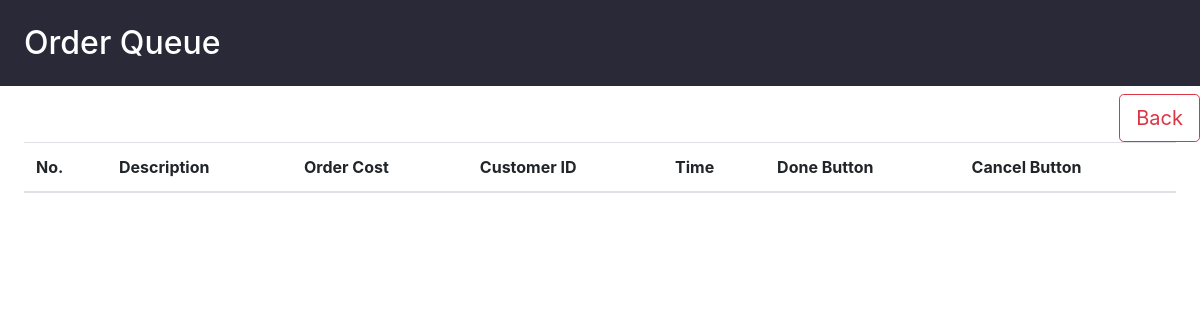
Page /queue.php on the earlier database version.
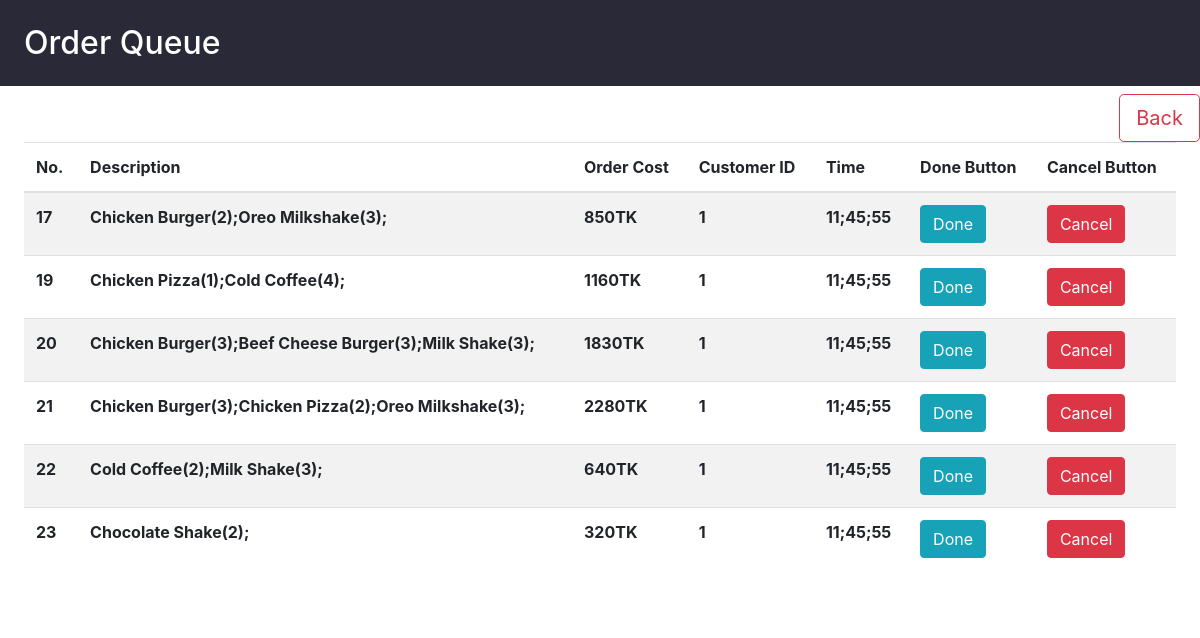
Same page on the later database version.
### tables this page shows
CREATE TABLE `queue` (
  `id` int(11) NOT NULL,
  `description` varchar(255) NOT NULL,
  `totalCost` int(11) DEFAULT NULL,
  `orderTime` time DEFAULT NULL,
  `customer_id` int(11) DEFAULT NULL
);

### controller/config.php (called while the page is built, shortened)
<?php
$servername = "localhost";
$db_username = "root";
$db_password = "";
$db_name = "project";
function getArray($query)
{
  global $servername, $db_username, $db_password, $db_name;
  $conn = mysqli_connect($servername, $db_username, $db_password, $db_name);
  $data = array();
  $result = mysqli_query($conn, $query);
  if (mysqli_num_rows($result) > 0) {
    while ($row = mysqli_fetch_assoc($result)) {
      $data[] = $row;
    }
  }
  return $data;
}

### controller/controller.php (called while the page is built, shortened)
<?php
require_once 'config.php';
function getAllOrders()
{
    $query = "SELECT * FROM queue";
    $order = getArray($query);
    return $order;
}

### queue.php (the view, shortened to what this page needs)
<?php
require "./controller/controller.php";
$orders = getAllOrders();
?>
<!DOCTYPE html>
<html lang="en">
<head>
    <link rel="stylesheet" href="https://cdnjs.cloudflare.com/ajax/libs/font-awesome/5.14.0/css/all.min.css" />
    <link rel="stylesheet" href="https://maxcdn.bootstrapcdn.com/bootstrap/4.5.2/css/bootstrap.min.css">
    <link rel="stylesheet" href="./CSS/queue.css">
</head>
<body>
    <header style="background-color: #292938;">
        <h2 class="cart-header">Order Queue</h2>
        <a href="cashier_order.php" style="float: right;" class="btn btn-outline-danger btn-lg " role="button" aria-pressed="true">Back</a>
    </header>
    <div class="columns" id="div_main">
        <table class="table table-striped">
            <thead>
                <tr>
                    <th scope="col">No.</th>
                    <th scope="col">Description</th>
                    <th scope="col">Order Cost</th>
                    <th scope="col">Customer ID</th>
                    <th scope="col">Time</th>
                    <th scope="col">
                        Done Button
                    </th>
                    <th>Cancel Button</th>
                </tr>
            </thead>
            <tbody>
                <?php
                foreach ($orders as $order) {
                ?>
                    <form action="queue.php" method="POST">
                        <tr>
                            <th><?php echo $order["id"] ?></th>
                            <th><?php echo $order["description"] ?></th>
                            <th><?php echo $order["totalCost"] . "TK" ?></th>
                            <th><?php echo $order["customer_id"] ?></th>
                            <th>11;45;55</th>
                            <th>
                                <button type="submit" id="done_btn_<?php echo $order["id"] ?>" class="btn btn-info p_btn">Done</button>
                            </th>
                            <th><button type="submit" id="cancel_btn_<?php echo $order["id"] ?>" class="btn btn-danger p_btn">Cancel</button>
                            </th>
                        </tr>
                    </form>
                <?php } ?>
            </tbody>
        </table>
    </div>
</body>
</html>

### CSS/queue.css (style rules this page uses)
.cart-header { color: white; padding: 2%; width: 100%; }
:default { overflow-x: hidden; }
.columns { width: 100%; float: center; padding: 2%; }
.columns:after { content: ""; display: block; clear: both; }

Differences in the rows shown:
added queue: id "17", description "Chicken Burger(2);Oreo Milkshake(3);", totalCost "850", customer "1"
added queue: id "19", description "Chicken Pizza(1);Cold Coffee(4);", totalCost "1160", customer "1"
added queue: id "20", description "Chicken Burger(3);Beef Cheese Burger(3);Milk Shake(3);", totalCost "1830", customer "1"
added queue: id "21", description "Chicken Burger(3);Chicken Pizza(2);Oreo Milkshake(3);", totalCost "2280", customer "1"
added queue: id "22", description "Cold Coffee(2);Milk Shake(3);", totalCost "640", customer "1"
added queue: id "23", description "Chocolate Shake(2);", totalCost "320", customer "1"
